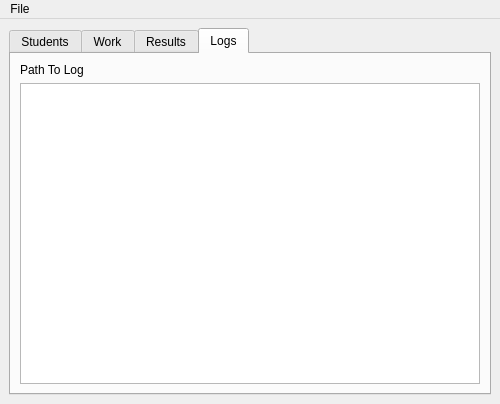
<?xml version="1.0" encoding="UTF-8"?>
<ui version="4.0">
 <class>MainWindow</class>
 <widget class="QMainWindow" name="MainWindow">
  <property name="geometry">
   <rect>
    <x>0</x>
    <y>0</y>
    <width>500</width>
    <height>404</height>
   </rect>
  </property>
  <property name="windowTitle">
   <string>MainWindow</string>
  </property>
  <widget class="QWidget" name="centralwidget">
   <layout class="QGridLayout" name="gridLayout">
    <item row="0" column="0">
     <widget class="QTabWidget" name="tabWidget">
      <property name="sizePolicy">
       <sizepolicy hsizetype="MinimumExpanding" vsizetype="MinimumExpanding">
        <horstretch>100</horstretch>
        <verstretch>100</verstretch>
       </sizepolicy>
      </property>
      <property name="tabPosition">
       <enum>QTabWidget::North</enum>
      </property>
      <property name="tabShape">
       <enum>QTabWidget::Rounded</enum>
      </property>
      <property name="currentIndex">
       <number>3</number>
      </property>
      <property name="elideMode">
       <enum>Qt::ElideNone</enum>
      </property>
      <property name="documentMode">
       <bool>false</bool>
      </property>
      <property name="tabsClosable">
       <bool>false</bool>
      </property>
      <property name="movable">
       <bool>true</bool>
      </property>
      <widget class="QWidget" name="stud_tab">
       <attribute name="title">
        <string>Students</string>
       </attribute>
       <layout class="QFormLayout" name="formLayout_2">
        <item row="0" column="0" colspan="2">
         <widget class="QTableWidget" name="stud_table">
          <property name="enabled">
           <bool>true</bool>
          </property>
          <property name="sizePolicy">
           <sizepolicy hsizetype="MinimumExpanding" vsizetype="MinimumExpanding">
            <horstretch>100</horstretch>
            <verstretch>100</verstretch>
           </sizepolicy>
          </property>
          <property name="minimumSize">
           <size>
            <width>0</width>
            <height>0</height>
           </size>
          </property>
          <property name="autoFillBackground">
           <bool>false</bool>
          </property>
          <property name="frameShape">
           <enum>QFrame::StyledPanel</enum>
          </property>
          <property name="frameShadow">
           <enum>QFrame::Sunken</enum>
          </property>
          <property name="sizeAdjustPolicy">
           <enum>QAbstractScrollArea::AdjustIgnored</enum>
          </property>
          <property name="autoScroll">
           <bool>true</bool>
          </property>
          <property name="editTriggers">
           <set>QAbstractItemView::NoEditTriggers</set>
          </property>
          <property name="showDropIndicator" stdset="0">
           <bool>false</bool>
          </property>
          <property name="dragDropOverwriteMode">
           <bool>false</bool>
          </property>
          <property name="selectionMode">
           <enum>QAbstractItemView::NoSelection</enum>
          </property>
          <property name="textElideMode">
           <enum>Qt::ElideRight</enum>
          </property>
          <property name="showGrid">
           <bool>true</bool>
          </property>
          <property name="wordWrap">
           <bool>true</bool>
          </property>
          <property name="rowCount">
           <number>0</number>
          </property>
          <attribute name="horizontalHeaderVisible">
           <bool>false</bool>
          </attribute>
         </widget>
        </item>
       </layout>
      </widget>
      <widget class="QWidget" name="work_tab">
       <attribute name="title">
        <string>Work</string>
       </attribute>
       <layout class="QFormLayout" name="formLayout_3">
        <item row="0" column="0" colspan="2">
         <widget class="QTableWidget" name="work_table">
          <property name="enabled">
           <bool>true</bool>
          </property>
          <property name="sizePolicy">
           <sizepolicy hsizetype="MinimumExpanding" vsizetype="MinimumExpanding">
            <horstretch>100</horstretch>
            <verstretch>100</verstretch>
           </sizepolicy>
          </property>
          <property name="editTriggers">
           <set>QAbstractItemView::NoEditTriggers</set>
          </property>
          <property name="showDropIndicator" stdset="0">
           <bool>false</bool>
          </property>
          <property name="dragDropOverwriteMode">
           <bool>false</bool>
          </property>
          <property name="selectionMode">
           <enum>QAbstractItemView::NoSelection</enum>
          </property>
          <property name="rowCount">
           <number>0</number>
          </property>
         </widget>
        </item>
       </layout>
      </widget>
      <widget class="QWidget" name="res_tab">
       <attribute name="title">
        <string>Results</string>
       </attribute>
       <layout class="QFormLayout" name="formLayout">
        <item row="0" column="0" colspan="2">
         <widget class="QTableWidget" name="res_table">
          <property name="enabled">
           <bool>true</bool>
          </property>
          <property name="sizePolicy">
           <sizepolicy hsizetype="MinimumExpanding" vsizetype="MinimumExpanding">
            <horstretch>100</horstretch>
            <verstretch>100</verstretch>
           </sizepolicy>
          </property>
          <property name="editTriggers">
           <set>QAbstractItemView::NoEditTriggers</set>
          </property>
          <property name="showDropIndicator" stdset="0">
           <bool>false</bool>
          </property>
          <property name="dragDropOverwriteMode">
           <bool>false</bool>
          </property>
          <property name="rowCount">
           <number>0</number>
          </property>
         </widget>
        </item>
       </layout>
      </widget>
      <widget class="QWidget" name="logs_tab">
       <attribute name="title">
        <string>Logs</string>
       </attribute>
       <layout class="QFormLayout" name="formLayout_4">
        <item row="1" column="0" colspan="2">
         <widget class="QPlainTextEdit" name="logsTextEdit">
          <property name="sizePolicy">
           <sizepolicy hsizetype="MinimumExpanding" vsizetype="MinimumExpanding">
            <horstretch>100</horstretch>
            <verstretch>100</verstretch>
           </sizepolicy>
          </property>
          <property name="lineWrapMode">
           <enum>QPlainTextEdit::NoWrap</enum>
          </property>
          <property name="readOnly">
           <bool>true</bool>
          </property>
         </widget>
        </item>
        <item row="0" column="0" colspan="2">
         <widget class="QLabel" name="logsPathLabel">
          <property name="text">
           <string>Path To Log</string>
          </property>
         </widget>
        </item>
       </layout>
      </widget>
     </widget>
    </item>
   </layout>
  </widget>
  <widget class="QMenuBar" name="menuBar">
   <property name="geometry">
    <rect>
     <x>0</x>
     <y>0</y>
     <width>500</width>
     <height>20</height>
    </rect>
   </property>
   <widget class="QMenu" name="menuTable">
    <property name="title">
     <string>File</string>
    </property>
    <addaction name="actionCompile"/>
    <addaction name="separator"/>
    <addaction name="actionLoad_Students"/>
    <addaction name="actionLoad_Work"/>
    <addaction name="actionLoad_Results"/>
   </widget>
   <addaction name="menuTable"/>
  </widget>
  <action name="actionCompile">
   <property name="enabled">
    <bool>false</bool>
   </property>
   <property name="text">
    <string>Compile Resulting Table</string>
   </property>
  </action>
  <action name="actionLoad_Students">
   <property name="text">
    <string>Load Students</string>
   </property>
  </action>
  <action name="actionLoad_Work">
   <property name="text">
    <string>Load Work</string>
   </property>
  </action>
  <action name="actionLoad_Results">
   <property name="text">
    <string>Load Results</string>
   </property>
  </action>
 </widget>
 <resources/>
 <connections/>
</ui>
